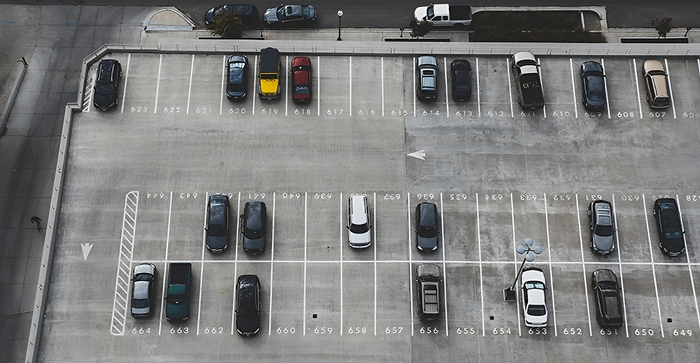
#> input picture ImagensEstacionamentosPublicos/imagem-destaque-ALTERADO-2-transformed.png, 1400 x 726 px, found by its file name (shown at 1/2 size)
$ python testeFile.py
#> lines starting #> are read from the running program, lines starting #| are printed output that depends on the picture; after the words box and inside, x2 and y2 are one past the last pixel; in counts of white or black regions, pixels touching at a corner belong together
### ContadorVagasPessoal.py
arquivo = open("C:/Users/oliveira/AreaDesenvolvimento/Estacionamento/Coordenadas_Vagas/Coordenadas_Vagas2.txt", "r")
#> (reads Coordenadas_Vagas/Coordenadas_Vagas2.txt from the repository)
conteudo = arquivo.readlines()
arquivo.close()


def pegar_coordenadas():
    vagas = []

    for vaga in conteudo:
        # Divide a linha em partes e extrai os números após "="
        partes = vaga.split()
        coordenadas = []
        for parte in partes:
            if "=" in parte:
                _, valor = parte.split("=")
                valor = valor.strip(',')  # Remove a vírgula se houver
                coordenadas.append(int(valor))  # Converte os valores para inteiros
        vagas.append(coordenadas)
    return vagas

vagas = pegar_coordenadas()

### testeFile.py
import cv2
import numpy as np
from ContadorVagasPessoal import pegar_coordenadas

vagas = pegar_coordenadas()
imagem_original = cv2.imread(
    "C:/Users/oliveira/AreaDesenvolvimento/Estacionamento/ImagensEstacionamentosPublicos/"
    "imagem-destaque-ALTERADO-2-transformed.png")
#> imagem_original is the input picture: shape (726, 1400, 3); mean B, G, R 124.5, 124.8, 124.5
imagem_cinza = cv2.cvtColor(imagem_original, cv2.COLOR_BGR2GRAY)

largura, altura = 900, 600
for tamanho_vizinhança in range(3, 66, 2):

    imagem_threshold = cv2.adaptiveThreshold(imagem_cinza,
                                             255,
                                             cv2.ADAPTIVE_THRESH_GAUSSIAN_C,
                                             cv2.THRESH_BINARY_INV,
                                             tamanho_vizinhança,
                                             16)
    imagem_threshold_resized = cv2.resize(imagem_threshold, (largura, altura))

    cv2.imshow(f"Imagem com vizinhança {tamanho_vizinhança}", imagem_threshold_resized)

    cv2.waitKey(1000)
#> this loop made 32 passes
#> pass 1, `imagem_threshold = cv2.adaptiveThreshold(imagem_cinza, 255, cv2.ADAPTI..`:
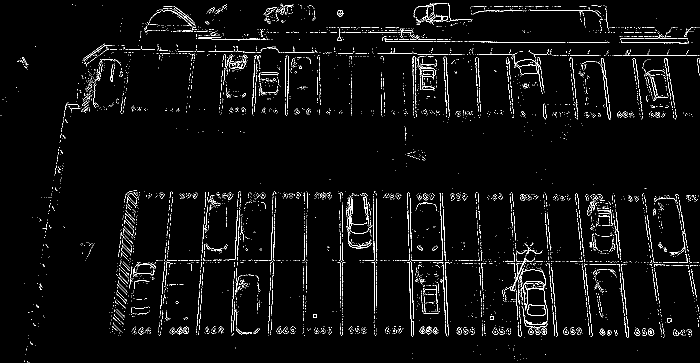
#> imagem_threshold: shape (726, 1400) (shown at 1/2 size); 3.1% white in thin lines or dots
#> pass 1, `imagem_threshold_resized = cv2.resize(imagem_threshold, (largura, altu..`:
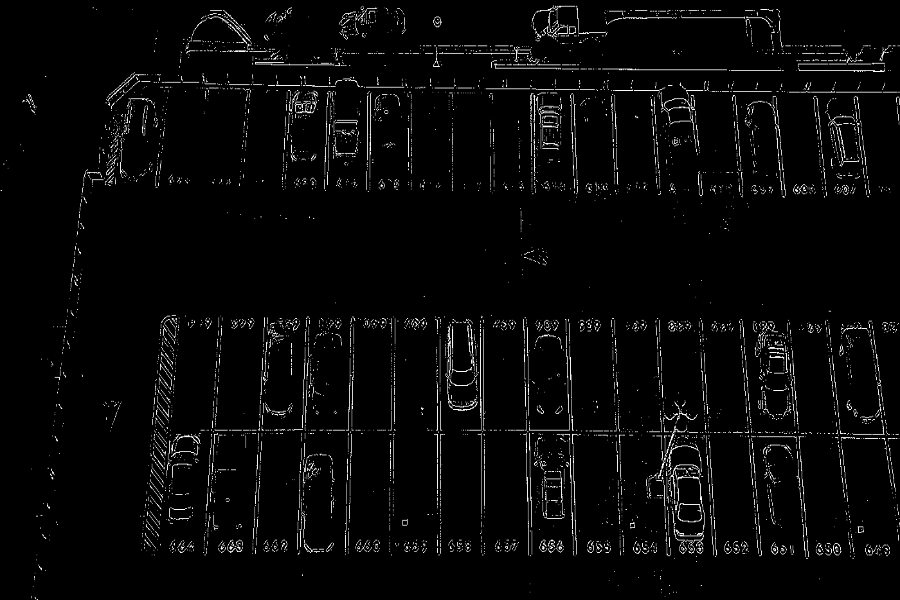
#> imagem_threshold_resized: shape (600, 900); min 0, max 255, mean 7.9
#> pass 2, `imagem_threshold = cv2.adaptiveThreshold(imagem_cinza, 255, cv2.ADAPTI..`:
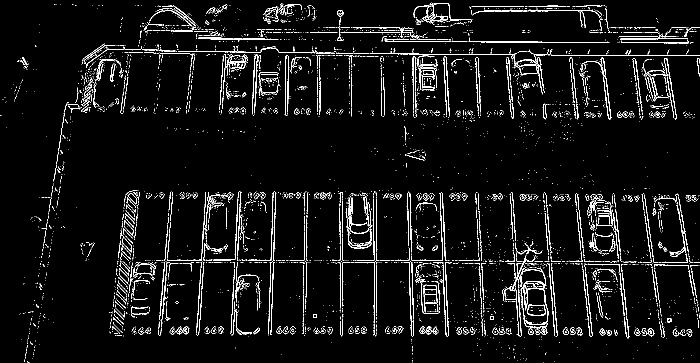
#> imagem_threshold: shape (726, 1400) (shown at 1/2 size); 4.8% white in thin lines or dots
#> pass 2, `imagem_threshold_resized = cv2.resize(imagem_threshold, (largura, altu..`:
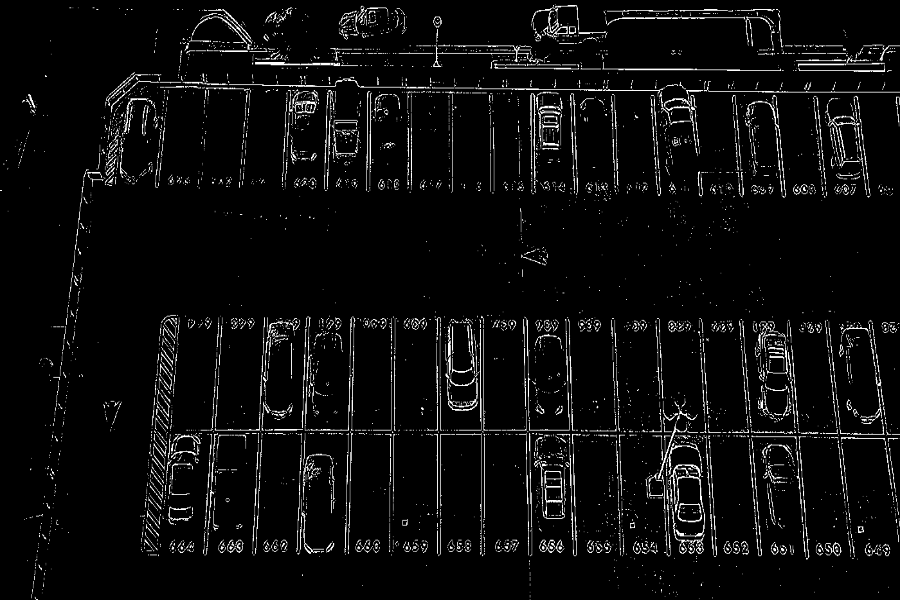
#> imagem_threshold_resized: shape (600, 900); min 0, max 255, mean 12.3
#> after the loop:
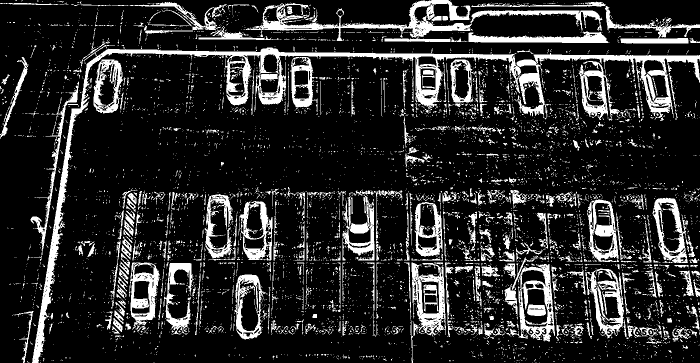
#> imagem_threshold: shape (726, 1400) (shown at 1/2 size); 16.9% white; 6474 white regions (5914 under 20 px), largest, box (x1, y1, x2, y2) and area: (64, 90, 1102, 726) 25307, (492, 0, 1205, 84) 11689, (1067, 106, 1400, 239) 6717

cv2.destroyAllWindows()
